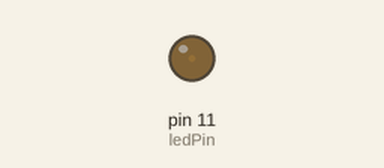
The sketch below on a simulated Arduino Uno, built with avr-gcc and run on an emulated ATmega328P. Shown: output pins drawn as LEDs (lit = HIGH).

Above: at 0.05 s.
At 2.3 s:
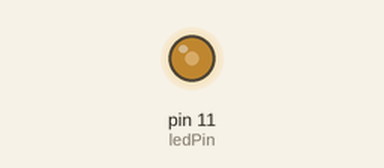
At 4.6 s:
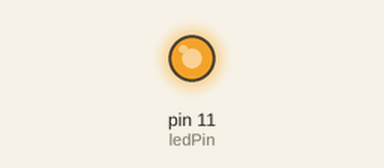
At 9.2 s:
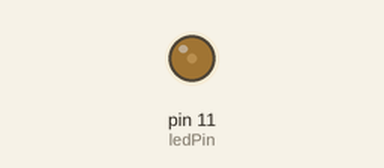
Timing chart, 0 to 13.6 s (numbered marks = the images above):
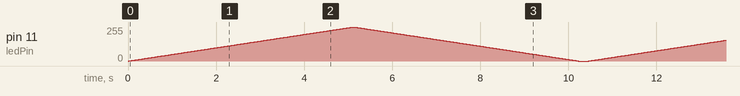

The sketch:

project_28_code.ino
```cpp
int ledPin = 11; // PWM pin connected to LED

void setup() {
  pinMode(ledPin, OUTPUT); // Set the pin as output
}

void loop() {
  // Increase brightness
  for (int a = 0; a <= 255; a++) {
    analogWrite(ledPin, a);  // Write PWM value
    delay(20);               // Smooth transition
  }

  // Decrease brightness
  for (int a = 255; a >= 0; a--) {
    analogWrite(ledPin, a);
    delay(20);
  }

  delay(200); // Short pause before the next cycle
}
```
